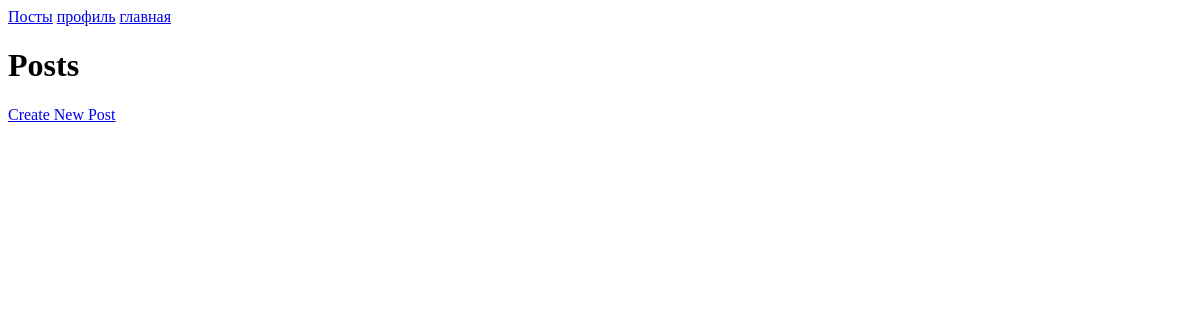
The app's page /post_list/, older data.
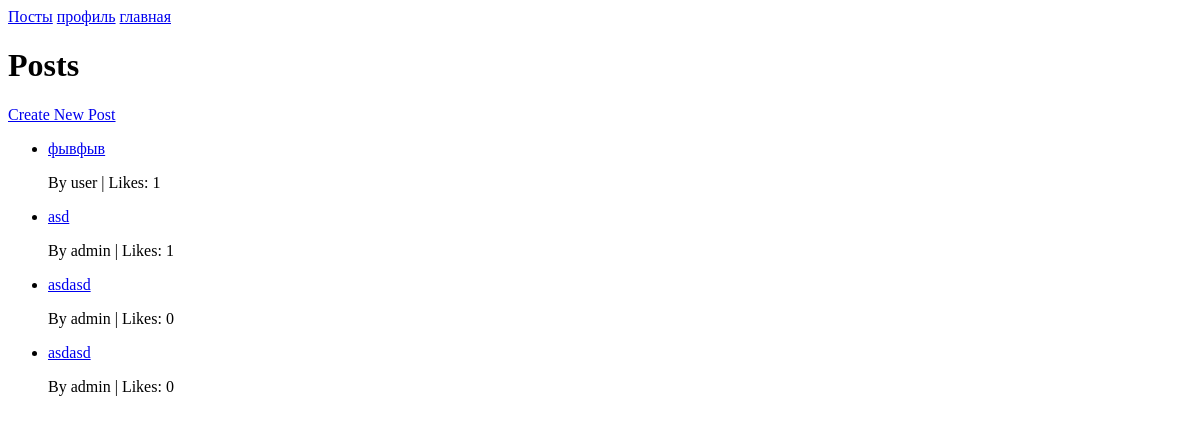
The same page, newer data.
### polls/models.py (models this page shows, shortened)
class Post(models.Model):
    author = models.ForeignKey(User, null=True, on_delete=models.CASCADE)
    title = models.CharField(max_length=200)
    content = models.TextField(max_length=500, null=True)
    image = models.ImageField(upload_to='posts/', blank=True, null=True)
    show_author = models.BooleanField(default=True)
    created_at = models.DateTimeField(auto_now_add=True, null=True)
    updated_at = models.DateTimeField(auto_now=True)

### polls/views.py (the view)
# urls.py: path('post_list/', views.post_list, name='post_list'),  # URL для списка постов
def post_list(request):
    posts = Post.objects.all().order_by('-created_at')
    return render(request, 'post/post_list.html', {'posts': posts})

### polls/templates/post/post_list.html (shortened to what this page needs)
<!DOCTYPE html>
<html lang="en">
<head>
</head>
<body>
    <a href="{% url 'post_list' %}">Посты</a>
    <a href="{% url 'profile' %}">профиль</a>
    <a href="{% url 'home' %}">главная</a>
    <h1>Posts</h1>
    <a href="{% url 'create_post' %}">Create New Post</a>
    <ul>
        {% for post in posts %}
            <li>
                <a href="{% url 'post_detail' post.id %}">{{ post.title }}</a>
                <p>By {{ post.author.username }} | Likes: {{ post.likes.count }}</p>
            </li>
        {% endfor %}
    </ul>
</body>
</html>

Row changes from the older to the newer data that the page shows:
added Post: title "фывфыв", author.username "user", likes.count "1"
added Post: title "asd", author.username "admin", likes.count "1"
added Post: title "asdasd", author.username "admin", likes.count "0"
added Post: title "asdasd", author.username "admin", likes.count "0"
